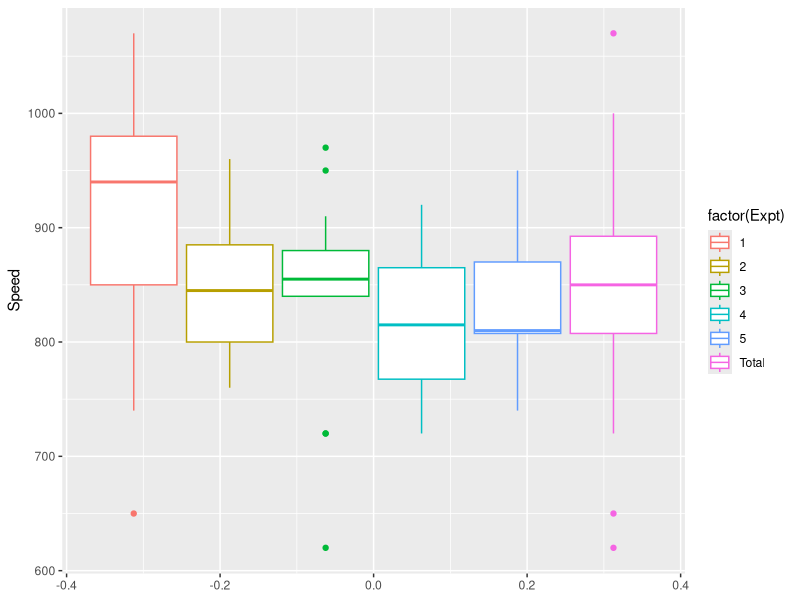
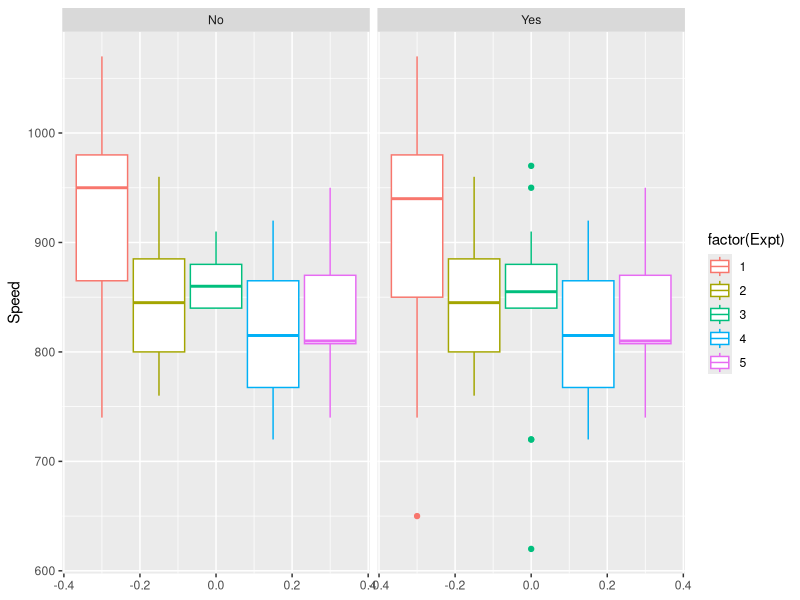

The R script that drew these images, in order:
## ---- chunk 1
knitr::opts_chunk$set(echo = TRUE)
library(tidyverse)
library(ggplot2)
library(magrittr)

morley.dat <- read.table("morley.dat", header=TRUE)
humandNames <- read.csv("humans-names.csv")
## ---- chunk 2
morley.dat %>%                                                                    
  mutate(Expt = "Total") %>%                                   # Grouping all the experiments results into one factor. 
  rbind(morley.dat) %>%                                        # Binding old and new dataframes together.
  ggplot(aes(y = Speed, group = Expt, color = factor(Expt))) + # Plotting boxplots.
  geom_boxplot()
## ---- chunk 3
morley.dat %>%
  group_by(Expt) %>%           # Grouping by experiment so the quartiles would be calculated individually for each experiment
  mutate(
    q25 = quantile(Speed, 0.25),
    q50 = quantile(Speed, 0.50),
    q75 = quantile(Speed, 0.75)     # Calcutaling quartiles
  ) %>%
  mutate(IQR = q75 - q25) %>%
  filter(Speed < q75 + 1.5*IQR) %>%  
  filter(Speed > q25 - 1.5*IQR) %>%   # Removing the outliers
  mutate(outliers = "No") %>%         
  rbind(mutate(morley.dat, outliers = "Yes")) %>% # Adding the old plot back for comparison
  ggplot(aes(y = Speed, group = Expt, color = factor(Expt))) +  # Plotting the results
  geom_boxplot() +
  facet_wrap(~outliers)
## ---- chunk 4

## ---- chunk 5

## ---- chunk 6

